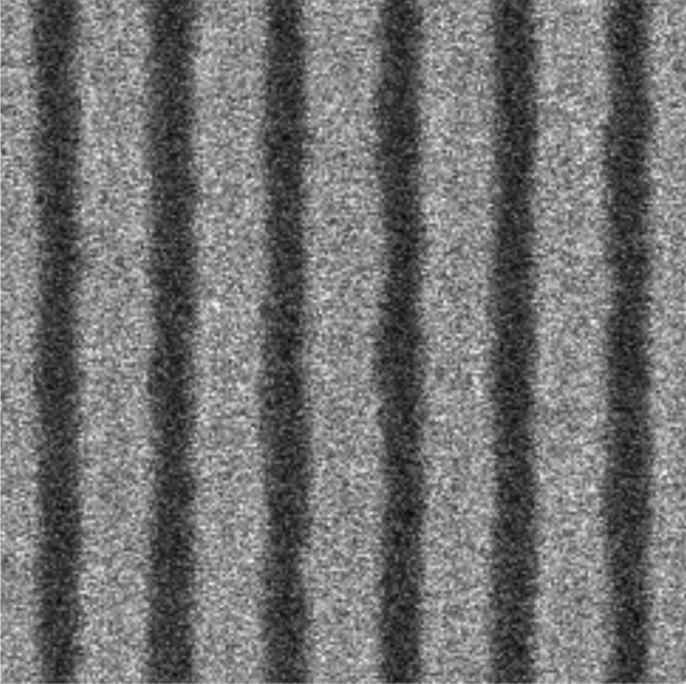
#> input picture data/line_space_noisy.jpg, 686 x 684 px
$ jupyter execute Denoising_notebook.ipynb   (older library calls are emulated)
#> lines starting #> are read from the running program, lines starting #| are printed output that depends on the picture
# Testing methods of denoising

## Gaussian and Median

[cell 1]
### What is gaussian Kernel #####
import numpy
from matplotlib import pyplot as plt

def gaussian_kernel(size, size_y=None):
    size = int(size)
    if not size_y:
        size_y = size
    else:
        size_y = int(size_y)
    x, y = numpy.mgrid[-size:size+1, -size_y:size_y+1]
    g = numpy.exp(-(x**2/float(size)+y**2/float(size_y)))
    return g / g.sum()


gaussian_kernel_array = gaussian_kernel(3)
print(gaussian_kernel_array)
plt.imshow(gaussian_kernel_array, cmap=plt.get_cmap('jet'), interpolation='nearest')
plt.colorbar()
plt.show()
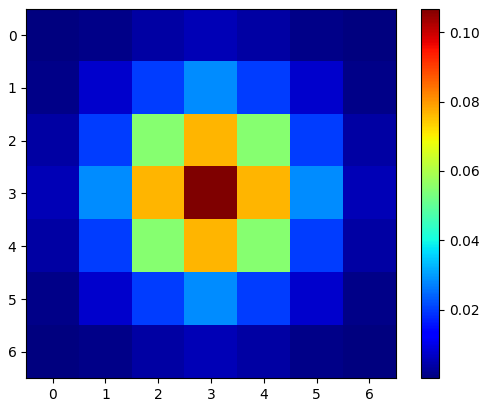
#> figure drawn by matplotlib, 2 panels

[cell 2]
from skimage.restoration import denoise_nl_means, estimate_sigma
from skimage import img_as_ubyte, img_as_float
from matplotlib import pyplot as plt
from skimage import io
import numpy as np
fig, (ax1, ax2, ax3) = plt.subplots(nrows=1, ncols=3,figsize=(15,15))
img = img_as_float(io.imread("./data/line_space_noisy.jpg"))
#> img: shape (684, 686, 3) float64; min 0.0392, max 0.957, mean 0.445
fig.tight_layout()
#Need to convert to float as we will be doing math on the array

ax1.set_title("Original image")
ax1.imshow(img)

from scipy import ndimage as nd
gaussian_img = nd.gaussian_filter(img, sigma=3)
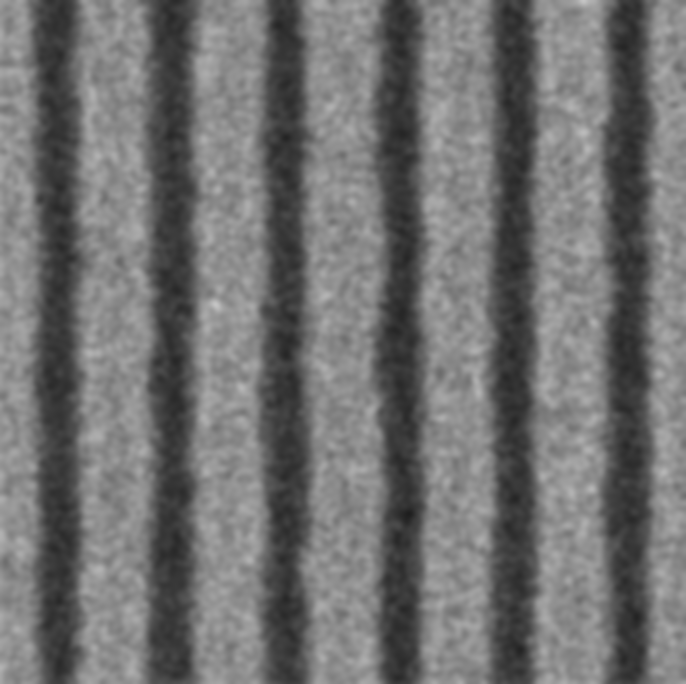
#> gaussian_img: shape (684, 686, 3) float64; min 0.12, max 0.773, mean 0.445
#plt.imsave("images/gaussian.jpg", gaussian_img)

ax2.set_title("Gaussian filter")
ax2.imshow(gaussian_img)

median_img = nd.median_filter(img, size=5)
#plt.imsave("images/median.jpg", median_img)

ax3.set_title("Median filter")
ax3.imshow(median_img)
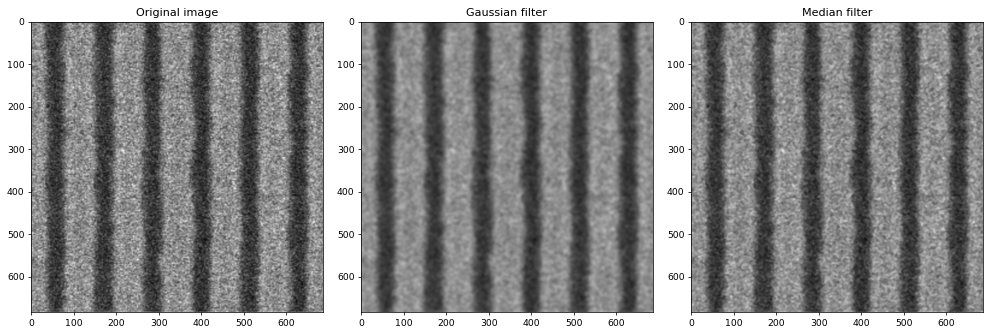
#> figure drawn by matplotlib, 3 panels

#### Conclusion so far:

* Gaussian filter may produce a "clean image" however, the image is blury and thus, we lose information.
* Median filter seems less blury than Gaussian however, the image is not fully denoised. (increasing window size will make it more blury and clean at the same time)

## Non-local means

[cell 3]
sigma_est = np.mean(estimate_sigma(img, multichannel=True))
#> sigma_est = 0.00363


denoise_img = denoise_nl_means(img, h=14.15 * sigma_est, fast_mode=True,
                               patch_size=80, patch_distance=20, multichannel=True)
"""
denoise_img = denoise_nl_means(img, h=1.15 * sigma_est, fast_mode=False,
                           **patch_kw)"
"""
denoise_img_as_8byte = img_as_ubyte(denoise_img)
plt.figure(figsize=(7,7))
plt.title("Non-local means filter")
plt.imshow(denoise_img)
#plt.imshow(denoise_img_as_8byte, cmap=plt.cm.gray, interpolation='nearest')

#### Conclusion for Non-local means:

* Non-local means appears to have better results than both Gaussian and Median filter. It depends on the parameters given but still for this case we get a bit blury image. Also it is slow if we turn fast_mode = False. Can we do better?

# OpenCV approach

#### Here we show some of open cv denoise capabilities

[cell 4]
from skimage.restoration import denoise_nl_means, estimate_sigma
from skimage import img_as_ubyte, img_as_float
from matplotlib import pyplot as plt
from skimage import io
import numpy as np
import cv2

fig, axs = plt.subplots(nrows=2, ncols=3,figsize=(15,15))

img = cv2.imread("./data/line_space_noisy.jpg",1)
#> img is the input picture: shape (684, 686, 3); min 10, max 244, mean 113.4
fig.tight_layout()
#Generate kernel
kernel_dim_size = 5 #size of the kernel
kernel = np.ones((kernel_dim_size,kernel_dim_size), np.float32)/kernel_dim_size**2   # normalizing it by dividing by kernel size**2 (we dont want to change the energy of the image)
filt_2D = cv2.filter2D(img,-1,kernel)

axs[0,0].set_title("Original image")
axs[0,0].imshow(img)


axs[0,1].set_title("Kernel filter")
axs[0,1].imshow(filt_2D)

blur = cv2.blur(img,(5,5))
axs[0,2].set_title("Blur filter")
axs[0,2].imshow(blur)


gaussian_fill = cv2.GaussianBlur(img,(5,5),0)
axs[1,0].set_title("Gaussian filter")
axs[1,0].imshow(gaussian_fill)


median_fill = cv2.medianBlur(img,5)
axs[1,1].set_title("Median filter")
axs[1,1].imshow(median_fill)


bilateral_fill = cv2.bilateralFilter(img,11,120,120)
axs[1,2].set_title("Bilateral filter")
axs[1,2].imshow(bilateral_fill)

#### BONUS
## EDGE DETECTION

[cell 5]
edges = cv2.Canny(img,110,180)   #Image, min and max values
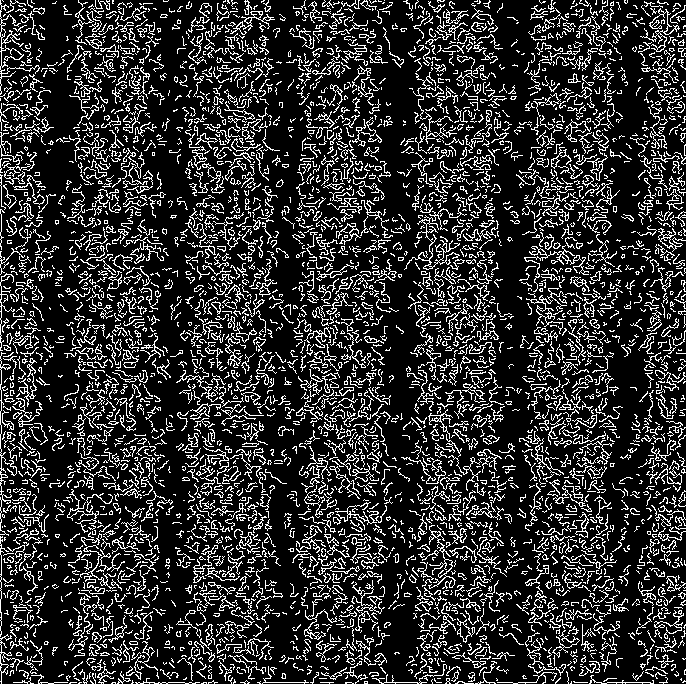
#> edges: shape (684, 686); 18.7% white in thin lines or dots

plt.imshow(img)
